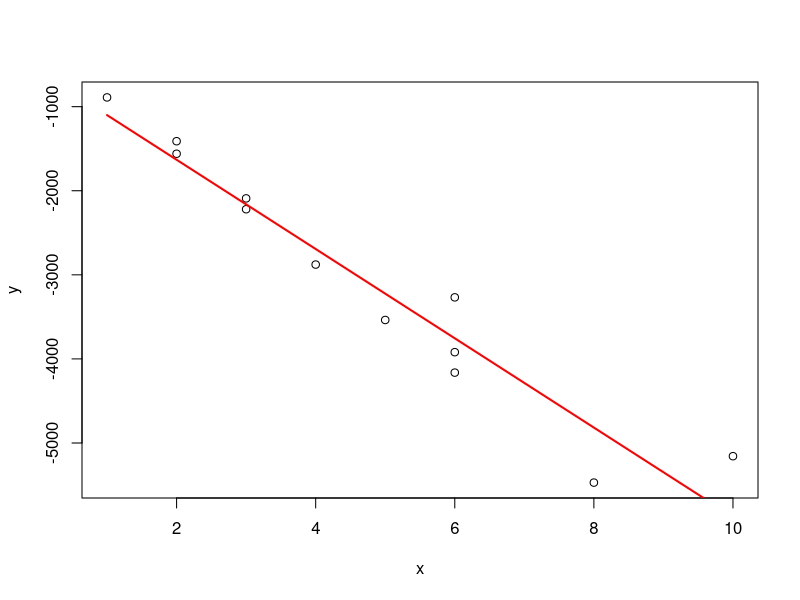

Write R code to recreate this figure.



x <- c(3, 1, 0, 4)
y <- c(2, 2, 1, 2)

m <- length(x)

x
y
m 

x <- c(1, 2, 2, 3, 3, 4, 5, 6, 6, 6, 8, 10)
y <- c(-890, -1411, -1560, -2220, -2091, -2878, -3537, -3268, -3920, -4163, -5471, -5157)

## cost function:
cost <- function(theta0, theta1, x, y){
  
  m <- length(x) 
  J <- 0
  
  for( i in 1:m){
    
    J = J + (theta0 + theta1*x[i] -y[i])^2
    
  } # end for()
  
  J = J/(2 * m)
  
  return(J)
  
} ## end cost function;


cost(0, 1, x, y)

cost(-569.6, -530.9, x, y)

cost(-569.6, 530.9, x, y)

cost( -1780, -530.9, x, y)

cost( -1780.0, 530.9, x, y)


## initial theta0 theta1
theta0 <- 0
theta1 <- 1

alpha <- mean(x)/100

## repeat untill converage
GradientDescent <- function( theta0, theta1, alpha, x, y){
  
  
  temp0 <- theta0 - alpha * (1/length(x)) * sum(theta0  + theta1 * x -y)
  
  temp1 <- theta1 - alpha * (1/length(x)) * sum( ( theta0 + theta1*x - y) * x)
  
  print( c('recurssion', temp0, temp1) )
  
  if(abs(temp0 - theta0) < 0.00001 & abs(temp1 - theta1) < 0.00001 ){
    
    print( c(theta0, theta1) )
    
    return( c(theta0, theta1))
    
  } else {
    
    theta0 <- temp0
    theta1 <- temp1
    
    #alpha <- alpha * 0.1
    
    GradientDescent( theta0, theta1, alpha, x, y)
    
  } ## end if-else conditions

} ## end GradientDescent() function; 

## Run GradientDescent() with paramenters and data
coeff <- GradientDescent(theta0, theta1, alpha, x, y)

coeff

plot(x, y)

lines( x, coeff[1] + coeff[2] * x, col = "red", lwd = 2)


## try lme4 package
library(lme4) 

data.1 <- cbind(x, y)
colnames(data.1) <- c("xlab", "ylab")


data.1 <- data.frame(data.1)
lm(ylab ~ xlab, data = data.1)
